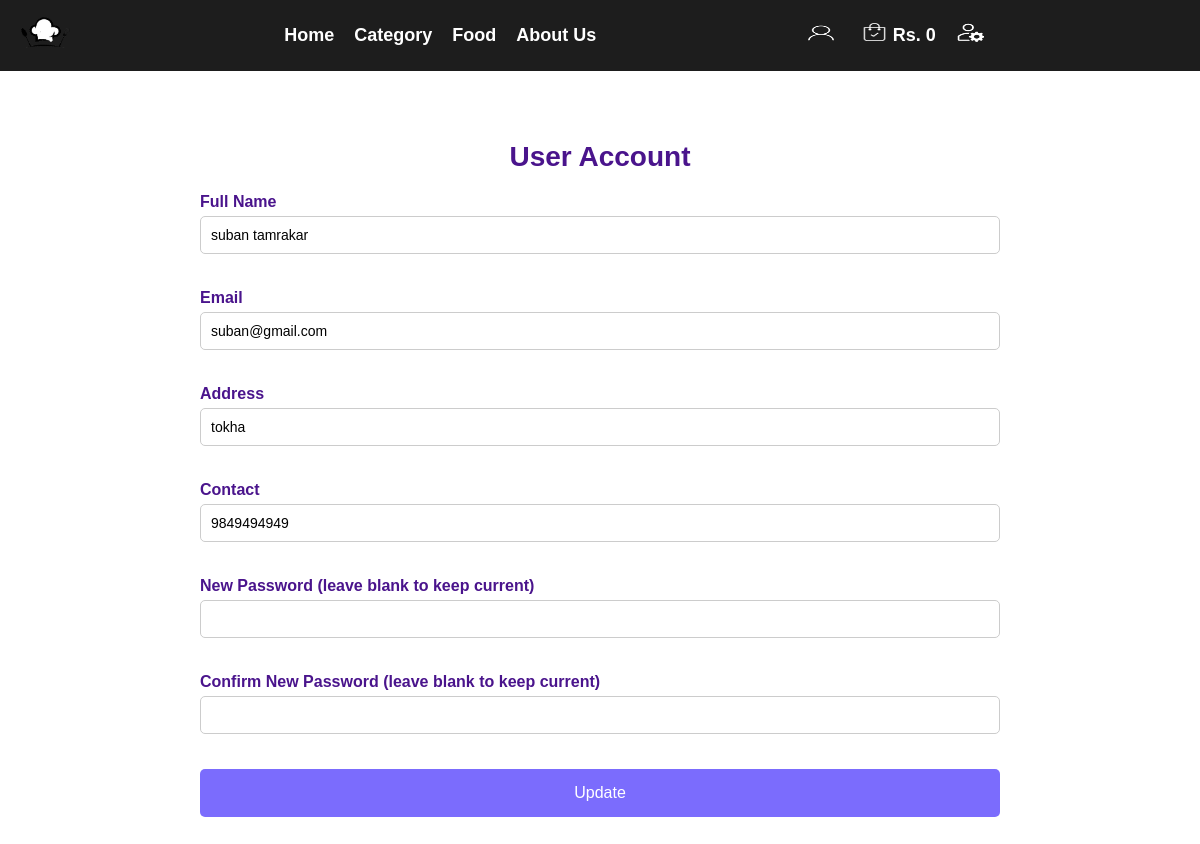
Screenshot of /account.php (signed in) with the database file from the repository.
### tables this page shows
CREATE TABLE `tbl_user` (
  `id` int(10) UNSIGNED NOT NULL,
  `full_name` varchar(100) NOT NULL,
  `username` varchar(100) NOT NULL,
  `password` varchar(255) NOT NULL,
  `address` varchar(255) NOT NULL,
  `contact` varchar(20) NOT NULL,
  `email` varchar(255) NOT NULL
);

### account.php (the view, shortened to what this page needs)
<?php ob_start();
include('partials-front/menu.php'); ?>
<div class="account-container">
    <h1 class="text-center">User Account</h1>
    <?php
    $username = $_SESSION['user'];
    $sql = "SELECT * FROM tbl_user WHERE username='$username'";
    $res = mysqli_query($conn, $sql);
    if ($res == TRUE) {
        $count = mysqli_num_rows($res);
        if ($count == 1) {
            $row = mysqli_fetch_assoc($res);
            $full_name = $row['full_name'];
            $email = $row['email'];
            $address = $row['address'];
            $contact = $row['contact'];
        } else {
            $_SESSION['no-login-message'] = "User not found.";
            header("location:" . SITEURL . 'login.php');
            exit();
        }
    }
    ?>
    <form action="" method="POST">
        <div class="form-group">
            <label for="full_name">Full Name</label>
            <input type="text" id="full_name" name="full_name" value="<?php echo $full_name; ?>" required>
        </div>
        <div class="form-group">
            <label for="email">Email</label>
            <input type="email" id="email" name="email" value="<?php echo $email; ?>" required>
        </div>
        <div class="form-group">
            <label for="address">Address</label>
            <input type="text" id="address" name="address" value="<?php echo $address; ?>" required>
        </div>
        <div class="form-group">
            <label for="contact">Contact</label>
            <input type="text" id="contact" name="contact" value="<?php echo $contact; ?>" required>
        </div>
        <div class="form-group">
            <label for="password">New Password (leave blank to keep current)</label>
            <input type="password" id="password" name="password">
        </div>
        <div class="form-group">
            <label for="confirm_password">Confirm New Password (leave blank to keep current)</label>
            <input type="password" id="confirm_password" name="confirm_password">
        </div>
        <input type="submit" name="submit" class="btn btn-primary" value="Update">
    </form>
</div>

### css/style.css (style rules this page uses)
* { margin: 0 0; padding: 0 0; font-family: Arial, Helvetica, sans-serif; }
.text-center { text-align: center; }
.btn { padding: 7px 10px; border: none; font-size: 16px; border-radius: 5px; }
.btn-primary { background-color: #7b6cfd; color: white; cursor: pointer; }
.account-container { max-width: 800px; margin: 50px auto; padding: 20px; color: #4a148c; }
.account-container h1 { margin-bottom: 20px; font-size: 28px; color: #4a148c; }
.account-container form { display: flex; flex-direction: column; }
.account-container .form-group { margin-bottom: 15px; }
.account-container .form-group label { display: block; margin-bottom: 5px; font-weight: bold; color: #4a148c; }
.account-container .form-group input { width: calc(100% - 22px); padding: 10px; border: 1px solid #ccc; border-radius: 5px; font-size: 14px; margin-bottom: 20px; }
.account-container form input[type="submit"] { width: 100%; padding: 15px; color: #fff; border: none; border-radius: 5px; font-size: 16px; cursor: pointer; transition: background-color 0.3s ease; }

### rows the page displays
tbl_user: full_name "suban tamrakar", email "suban@gmail.com", address "tokha", contact "9849494949"
